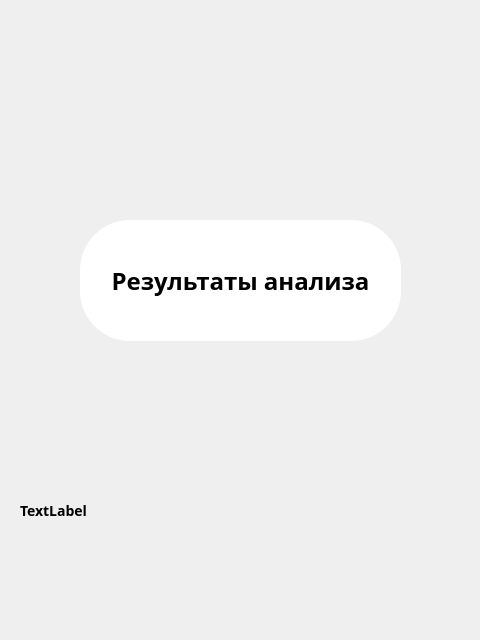
<?xml version="1.0" encoding="UTF-8"?>
<ui version="4.0">
 <class>MainWindow</class>
 <widget class="QMainWindow" name="MainWindow">
  <property name="geometry">
   <rect>
    <x>0</x>
    <y>0</y>
    <width>480</width>
    <height>640</height>
   </rect>
  </property>
  <property name="windowTitle">
   <string>MainWindow</string>
  </property>
  <widget class="QWidget" name="centralwidget">
   <widget class="QPushButton" name="pushButton">
    <property name="geometry">
     <rect>
      <x>80</x>
      <y>220</y>
      <width>321</width>
      <height>121</height>
     </rect>
    </property>
    <property name="styleSheet">
     <string notr="true">background-color: rgb(255, 255, 255);
border-color: rgb(53, 132, 228);
border-width: 25px;
font-size: 24px;
font-family: Montserrat;
color: #000000;
font-weight: 700;
letter-spacing: 0%;
text-align: center;
border-radius: 50px;</string>
    </property>
    <property name="text">
     <string>Результаты анализа</string>
    </property>
   </widget>
   <widget class="QLabel" name="label">
    <property name="geometry">
     <rect>
      <x>20</x>
      <y>400</y>
      <width>431</width>
      <height>221</height>
     </rect>
    </property>
    <property name="styleSheet">
     <string notr="true">font-size: 14px;
font-family: Montserrat;
color: #ffff;
font-weight: 700;
letter-spacing: 0%;
text-align: center;</string>
    </property>
    <property name="text">
     <string>TextLabel</string>
    </property>
   </widget>
  </widget>
 </widget>
 <resources/>
 <connections/>
</ui>
